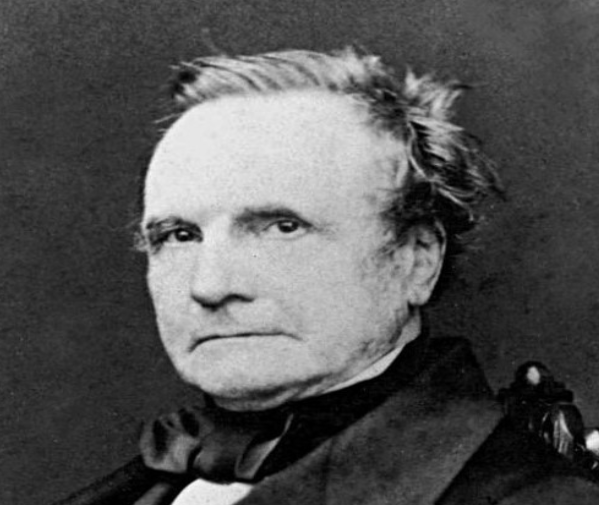
#> input picture Projelerle Yapay Zeka/Benzerlik_Algoritmaları/gorsel1.png, 599 x 505 px
$ jupyter execute Tanimoto_Benzerligi.ipynb
#> lines starting #> are read from the running program, lines starting #| are printed output that depends on the picture; after the words box and inside, x2 and y2 are one past the last pixel; in counts of white or black regions, pixels touching at a corner belong together; long printed decimals are rounded
#> call 2 of png_to_matrix, with file_path = 'gorsel2.png'
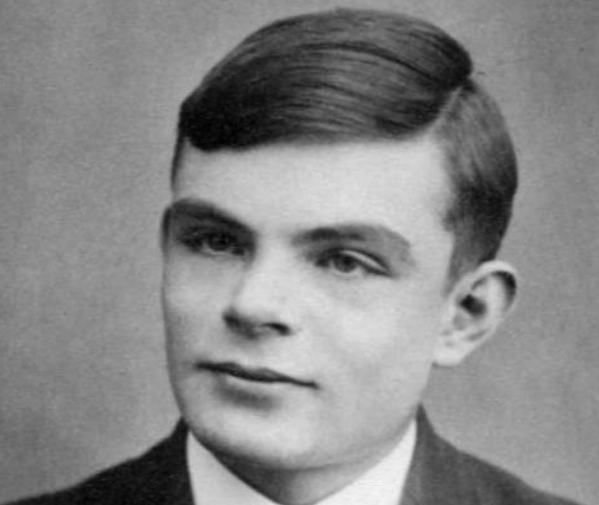
#> input picture Projelerle Yapay Zeka/Benzerlik_Algoritmaları/gorsel2.png, 599 x 505 px
# Tanimoto Benzerliği

### Tanimoto (Jaccard) Benzerliği

Tanimoto benzerliği, Jaccard benzerliğini taban alarak oluşturulmuştur. iki kümenin ne kadar çok elemanı paylaştığını ölçen bir benzerlik metriğidir. İki kümenin kesişimini, birleşimine bölerek benzerlik oranını hesaplar. Formülü aşağıdaki gibidir:

Burada:
- `A ∩ B` kümelerin kesişimi,
- `A ∪ B` kümelerin birleşimi.

Tanimoto (Jaccard) benzerliği, ikili veya binarize edilmiş verilerin kullanıldığı bilgisayar bilimi, ekoloji, genomik, kimya gibi alanlarda yaygın olarak kullanılır. 0 ile 1 arasında değer alabilir.

### Matris Benzerliği

Matris benzerliği, genellikle piksel değerlerini kullanarak iki görsel arasındaki farkı matrisler yardımıyla ölçer. Piksel değerleri arasındaki farkı veya benzerliği hesaplamak için farklı metrikler kullanabilir. Örneğin, L1 veya L2 normları veya mutlak fark gibi metrikler kullanılabilir.

### Tanimoto ile Matris Benzerliği Arasındaki Farklar

Bu iki benzerlik algoritması farklı yaklaşımlar kullanıldığından ötürü sonuçlarda farklılaşıyor:

- Tanimoto benzerliği, görüntüleri siyah beyaz matrislere dönüştürüp piksel değerlerini kullanarak benzerlik hesaplar. Bu yaklaşım, renk tonlarından ziyade yalnızca varlık veya yokluğu dikkate alır. Bundan dolayı da benzerlik oranı yüksek çıkma eğilimindedir.
- Matris benzerliği ise renkli piksel değerlerini kullanarak daha detaylı bir farklılık ve benzerlik değeri elde etmeye çalışır. Bu yaklaşım renk farklarını da içerir.

Sonuçlar arasındaki bu farklılık, iki yöntemin de farklı özellikleri nedeniyle oluşabilir. Bir yöntemin diğerine üstün olduğunu söylemek için, hangi benzerlik metriğinin spesifik senaryoda daha uygun olduğunu anlamak önemlidir. Örneğin, Tanimoto (Jaccard) benzerliği ikili veya ikili hale getirilmiş verilerde kullanılırken matris benzerliği daha genel durumlarda kullanılabilir.

## Tanimoto Benzerliği

[cell 1]
import numpy as np
from PIL import Image

def jaccard_similarity(matrix1, matrix2):
    intersection = np.logical_and(matrix1, matrix2)
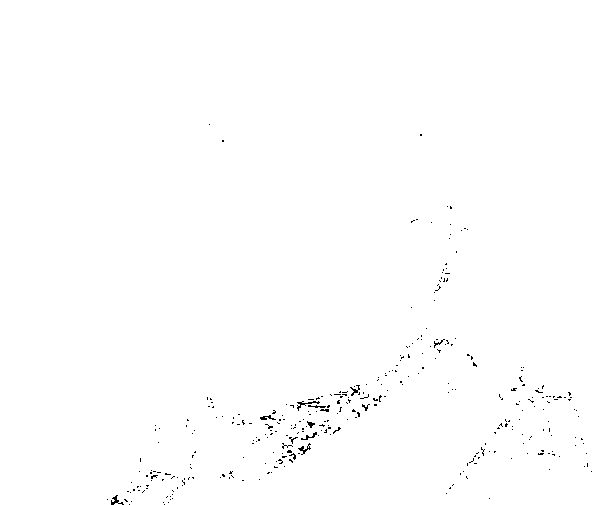
#> intersection: shape (505, 599) bool; 99.5% white; black in thin lines or dots, all inside (x1, y1, x2, y2) = (107, 124, 592, 505)
    union = np.logical_or(matrix1, matrix2)
#> union: shape (505, 599) bool; every value is 1
    return intersection.sum() / union.sum()

def png_to_matrix(file_path):
    img = Image.open(file_path).convert('L')
    img_arr = np.array(img)
    return img_arr

file1 = 'gorsel1.png'
file2 = 'gorsel2.png'


matrix1 = png_to_matrix(file1)
matrix2 = png_to_matrix(file2)

similarity = jaccard_similarity(matrix1, matrix2)
#> similarity = 0.995

print(f'Benzerlik orani: {similarity}')
#| Benzerlik orani: 0.9954
#> further down, gorsel_1 is the input picture: shape (505, 599, 3); min 0, max 250, mean 84.5
#> further down, gorsel_2 is the input picture: shape (505, 599, 3); min 0, max 248, mean 134.4

## Matris Benzerliği

[cell 2]
import cv2
import numpy as np

def matris_benzerligi(gorsel_1, gorsel_2):
    yukseklik = gorsel_1.shape[0]
#> yukseklik = 505
    genislik = gorsel_1.shape[1]
#> genislik = 599

    fark = cv2.absdiff(gorsel_1,gorsel_2)
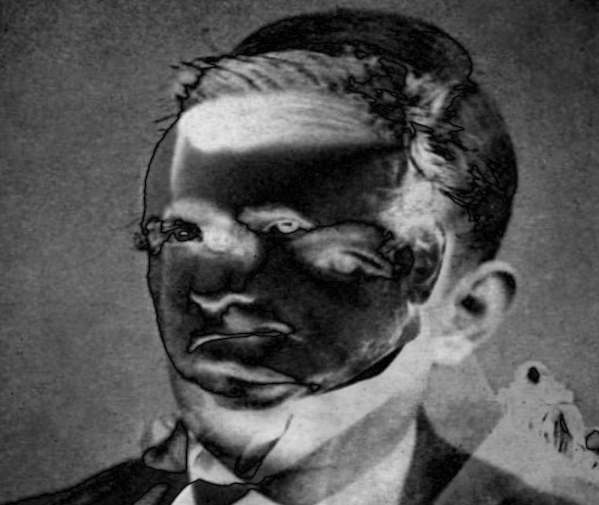
#> fark: shape (505, 599, 3); min 0, max 231, mean 82.7

    farklilik_oran = np.mean(fark) * 100 / 255
#> farklilik_oran = 32.45
    print('Iki gorsel arasindaki farklilik orani :' + str(farklilik_oran))
#| Iki gorsel arasindaki farklilik orani :32.449

    benzerlik_oran = 100 - farklilik_oran
#> benzerlik_oran = 67.55
    print('Iki gorsel arasindaki benzerlik orani :' + str(benzerlik_oran))
#| Iki gorsel arasindaki benzerlik orani :67.551

    farkMatris = np.zeros(shape=(yukseklik, genislik, 3), dtype=np.uint8)
    mask = fark <= 0
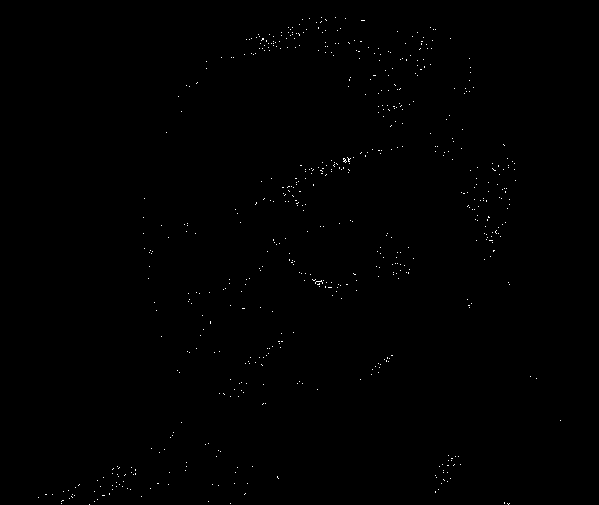
#> mask: shape (505, 599, 3) bool; 0.25% white in thin lines or dots, all inside (x1, y1, x2, y2) = (38, 17, 561, 505)
    farkMatris[mask] = 255
    farkMatris[~mask] = gorsel_2[~mask]

    cv2.imwrite('farkMatris.png',farkMatris)
    print('Iki gorsel arasindaki farkliliklar, farkMatris.png dosyasi olarak kayit edildi')

if __name__ == '__main__':
    gorsel_1 = cv2.imread('gorsel1.png')
    gorsel_2 = cv2.imread('gorsel2.png')
    matris_benzerligi(gorsel_1, gorsel_2)
